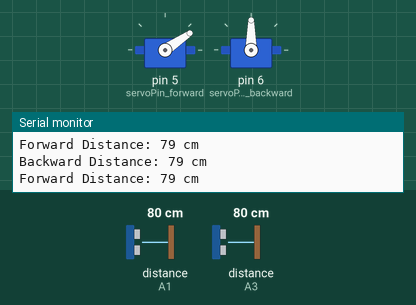
Simulated run of this sketch. Board: Arduino Uno, built with avr-gcc and run on an emulated ATmega328P. Parts: 2 × servo, the last lines printed to the serial monitor. Wiring (inferred from the names in the program): 2 × ultrasonic range finder: trigger A0, echo A1 / trigger A2, echo A3. The inputs (shaded band) are chosen by the test bench; at power-on: distance to the obstacle (sensors on A1, A3) 80 cm. The echo pulse lasts 58.3 µs per cm.

Above: at 1.2 s.
1.3 s: distance to the obstacle (sensor on A1) set to 2 cm
At 2.4 s:
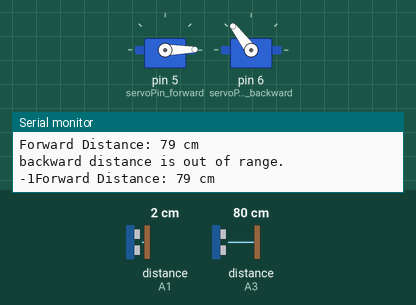
4.3 s: distance to the obstacle (sensor on A3) set to 299 cm
At 4.9 s:
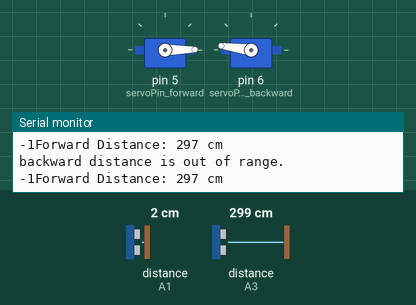
7.3 s: distance to the obstacle (sensor on A3) set to 4 cm
At 7.9 s:
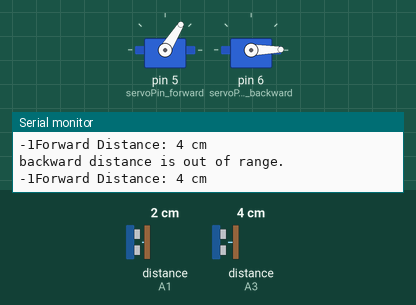
10.3 s: distance to the obstacle (sensor on A3) set to 250 cm
At 11.1 s:
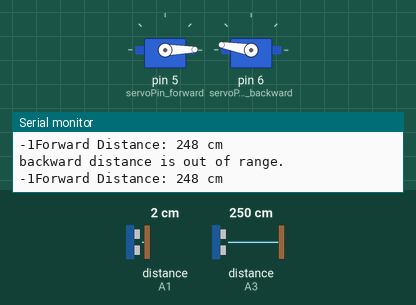
13.3 s: distance to the obstacle (sensor on A3) set to 9 cm
16.3 s: distance to the obstacle (sensor on A3) set to 35 cm
Timing chart, 0 to 20.3 s (numbered marks = the images above; inputs shaded):
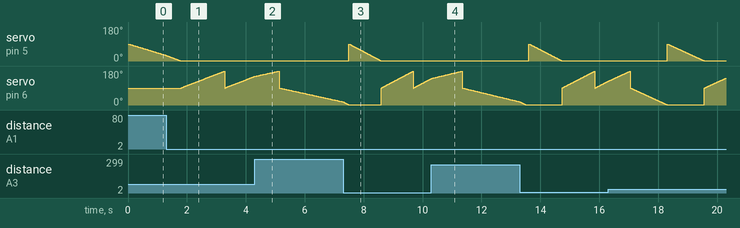

Measured:
- after the input at 4.3 s, servo on pin 5 (servoPin_forward): stops changing and stays 1°
- after the input at 10.3 s, servo on pin 5 (servoPin_forward): stops changing and stays 1°

The sketch:

RotatingHCSR04.ino
```cpp
/*  Temperature(*C) Table for ultrasonic sound

Temp, T(*C)     Speed, v(m/s)

T < 10  	    331 + 0.6*T
10 < T < 20     331 + 0.6*T
20 < T < 30     331 + 0.6*T
30 < T < 40     331 + 0.6*T
40 < T < 50     331 + 0.6*T
Over	        336 + 0.1*T

*/


#include <Servo.h>


Servo servo_forward;
Servo servo_backward;


// pin numbers for HC-SR04, 1 is front, 2 is back
#define trigPin_backward A0
#define echoPin_backward A1

#define trigPin_forward A2
#define echoPin_forward A3


#define powerPin 9


// pin numbers for Servos, 1 is front, 2 is back
#define servoPin_forward 5
#define servoPin_backward 6


// variables

// Defining different directions for the robot
const int forward = 1;
const int backward = 2;
// const int left = 3;
// const int right = 4;
// const int stopped = 0;

// Variables for HC-SR04 sensor
long duration_backward;
int distance_backward;
long duration_forward;
int distance_forward;


const int v = 331 + 0.6*18;
const int upper_HCSR04_limit = 400;
const int lower_HCSR04_limit = 2;


// Variables for Servo
const int defaultAng = 90;
const int minAng = 0;
const int maxAng = 180;
const int midAng = ( maxAng - minAng ) / 2;

int servoang_front = defaultAng;
int servoang_back = defaultAng;


int i = 0;
int j = 0;


void setup()
{
  //HCSR04 pins, 1 is front 2 is back
  pinMode(trigPin_backward, OUTPUT); // Sets the trigPin as an Output
  pinMode(echoPin_backward, INPUT); // Sets the echoPin as an Input

  pinMode(trigPin_forward, OUTPUT); // Sets the trigPin as an Output
  pinMode(echoPin_forward, INPUT); // Sets the echoPin as an Input


  pinMode(powerPin, OUTPUT); // Sets the echoPin as an Input


  //Servo pins, 1 is front 2 is back
  servo_forward.attach(servoPin_forward, minAng, maxAng );
  servo_backward.attach(servoPin_backward, minAng, maxAng );

  Serial.begin(115200); // Starts the serial communication

}


void update_distances()
{
	// Clears the trigPin
	digitalWrite(trigPin_backward, LOW);
	delayMicroseconds(2);

	// Sets the trigPin on HIGH state for 10 micro seconds
	digitalWrite(trigPin_backward, HIGH);
	delayMicroseconds(10);
	digitalWrite(trigPin_backward, LOW);

	// Reads the echoPin, returns the sound wave travel time in microseconds
	duration_backward = pulseIn(echoPin_backward, HIGH);

	// Calculating the distance in cm
	distance_backward = duration_backward*v/(2*10000);

	delayMicroseconds(2);


	// Clears the trigPin
	digitalWrite(trigPin_forward, LOW);
	delayMicroseconds(2);

	// Sets the trigPin on HIGH state for 10 micro seconds
	digitalWrite(trigPin_forward, HIGH);
	delayMicroseconds(10);
	digitalWrite(trigPin_forward, LOW);

	// Reads the echoPin, returns the sound wave travel time in delayMicroseconds
	duration_forward = pulseIn(echoPin_forward, HIGH);

	// Calculating the distance in cm
	distance_forward = duration_forward*v/(2*10000);


  	// Prints the distance on the Serial Monitor
	if( distance_backward > upper_HCSR04_limit || distance_backward < lower_HCSR04_limit )
	{
		distance_backward = -1;
		Serial.println("backward distance is out of range.");
		Serial.print(distance_backward);

	}

	else
	{
		Serial.print("Backward Distance: ");
		Serial.print(distance_backward);
		Serial.println(" cm");
	}


	if( distance_forward > upper_HCSR04_limit || distance_forward < lower_HCSR04_limit )
	{
		distance_forward = -1;
		Serial.println("forward distance is out of range.");
		Serial.print(distance_forward);

	}

	else
	{
		Serial.print("Forward Distance: ");
		Serial.print(distance_forward);
		Serial.println(" cm\n\n");

	}
}

void reset_variables()
{
	int servoang_front = defaultAng;
	int servoang_back = defaultAng;

	// int forward_movement = 2;
	// int backward_movement = 2;

	update_distances();
}


void rotate_servo_left(int servo_num)
{
	if( servo_num == 1 )
	{
		servo_forward.write(midAng);

		for(i = midAng; i < maxAng; i++)
		{
			servo_forward.write(i);  // tell servo to go to a particular angle
			update_distances();
			delay(10);
		}
	}


	if( servo_num == 2 )
	{
		servo_backward.write(midAng);

		for(i = midAng; i < maxAng; i++)
		{
			servo_backward.write(i);  // tell servo to go to a particular angle
			update_distances();
			delay(10);
		}

	}
}

void rotate_servo_right(int servo_num)
{
	if( servo_num == 1 )
	{
		servo_forward.write(midAng);

		for(i = midAng; i > minAng; i--)
		{
			servo_forward.write(i);  // tell servo to go to a particular angle
			update_distances();
			delay(10);
		}
	}


	if( servo_num == 2 )
	{
		servo_backward.write(midAng);

		for(i = midAng; i > minAng; i--)
		{
			servo_backward.write(i);  // tell servo to go to a particular angle
			update_distances();
			delay(10);
		}

	}
}


void loop()
{
	digitalWrite(powerPin, HIGH);
	update_distances();

	for(j = 0; j < 2; j++)
	{
		rotate_servo_right(forward);
		rotate_servo_left(backward);

		rotate_servo_left(2);
		rotate_servo_right(2);
	}

	delay(100);

}
```
